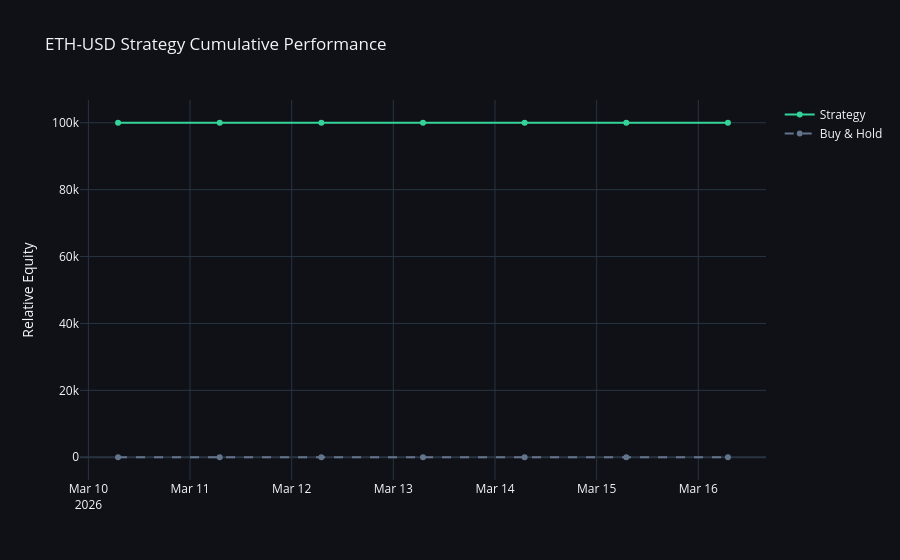

Write notebook code for a chart like this one.
### Markdown cell above
## 2. Interactive Performance Overview
Strategy Equity Curve vs Buy & Hold Benchmark.

### Code cell
pf = session.run_vbt_backtest(df, signal_col='signal', transaction_cost=TRANSACTION_COST)

fig = go.Figure()
fig.add_trace(go.Scatter(x=df['timestamp'], y=pl.Series("equity_curve", pf.value()), name='Strategy', line=dict(color='#34d399')))
bh = (1 + df['returns'].fill_null(0)).cum_prod()
fig.add_trace(go.Scatter(x=df['timestamp'], y=bh, name='Buy & Hold', line=dict(color='#64748b', dash='dash')))

fig.update_layout(
    title=f"{SYMBOL} Strategy Cumulative Performance",
    yaxis_title="Relative Equity",
    **PLOTLY_DARK
)
fig.show()

### Figure 1 — Plotly figure (JSON) as saved in the notebook; plotly's stock layout.template omitted (floating-point values rounded to 4 significant figures)
{"data": [{"line": {"color": "#34d399"}, "name": "Strategy", "type": "scatter", "x": ["2026-03-10T07:00:00.000000", "2026-03-11T07:00:00.000000", "2026-03-12T07:00:00.000000", "2026-03-13T07:00:00.000000", "2026-03-14T07:00:00.000000", "2026-03-15T07:00:00.000000", "2026-03-16T07:00:00.000000"], "y": [100000.0, 100000.0, 100000.0, 100000.0, 100000.0, 100000.0, 100000.0]}, {"line": {"color": "#64748b", "dash": "dash"}, "name": "Buy & Hold", "type": "scatter", "x": ["2026-03-10T07:00:00.000000", "2026-03-11T07:00:00.000000", "2026-03-12T07:00:00.000000", "2026-03-13T07:00:00.000000", "2026-03-14T07:00:00.000000", "2026-03-15T07:00:00.000000", "2026-03-16T07:00:00.000000"], "y": [1.0, 1.008, 1.018, 1.027, 1.029, 1.07, 1.072]}], "layout": {"paper_bgcolor": "#0f1117", "plot_bgcolor": "#0f1117", "title": {"text": "ETH-USD Strategy Cumulative Performance"}, "yaxis": {"title": {"text": "Relative Equity"}}}}
